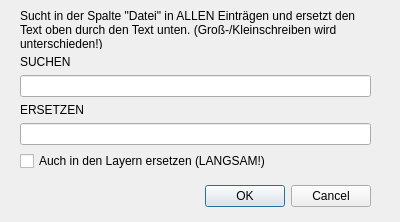
<?xml version="1.0" encoding="UTF-8"?>
<ui version="4.0">
 <class>SlotStoreRenameDialog</class>
 <widget class="QDialog" name="SlotStoreRenameDialog">
  <property name="geometry">
   <rect>
    <x>0</x>
    <y>0</y>
    <width>400</width>
    <height>222</height>
   </rect>
  </property>
  <property name="windowTitle">
   <string>Dateienpfad umbenennen</string>
  </property>
  <widget class="QDialogButtonBox" name="buttonBox">
   <property name="geometry">
    <rect>
     <x>30</x>
     <y>180</y>
     <width>341</width>
     <height>32</height>
    </rect>
   </property>
   <property name="orientation">
    <enum>Qt::Horizontal</enum>
   </property>
   <property name="standardButtons">
    <set>QDialogButtonBox::Cancel|QDialogButtonBox::Ok</set>
   </property>
  </widget>
  <widget class="QWidget" name="layoutWidget">
   <property name="geometry">
    <rect>
     <x>20</x>
     <y>10</y>
     <width>351</width>
     <height>161</height>
    </rect>
   </property>
   <layout class="QVBoxLayout" name="verticalLayout">
    <item>
     <widget class="QLabel" name="description">
      <property name="text">
       <string>Sucht in der Spalte &quot;Datei&quot; in ALLEN Einträgen und ersetzt den Text oben durch den Text unten. (Groß-/Kleinschreiben wird unterschieden!)</string>
      </property>
      <property name="textFormat">
       <enum>Qt::AutoText</enum>
      </property>
      <property name="scaledContents">
       <bool>false</bool>
      </property>
      <property name="wordWrap">
       <bool>true</bool>
      </property>
     </widget>
    </item>
    <item>
     <widget class="QLabel" name="label_1">
      <property name="text">
       <string>SUCHEN</string>
      </property>
     </widget>
    </item>
    <item>
     <widget class="QLineEdit" name="replaceWhatField"/>
    </item>
    <item>
     <widget class="QLabel" name="label_2">
      <property name="text">
       <string>ERSETZEN</string>
      </property>
     </widget>
    </item>
    <item>
     <widget class="QLineEdit" name="replaceWithField"/>
    </item>
    <item>
     <widget class="QCheckBox" name="replaceSlotsCheckBox">
      <property name="text">
       <string>Auch in den Layern ersetzen (LANGSAM!)</string>
      </property>
     </widget>
    </item>
   </layout>
  </widget>
 </widget>
 <resources/>
 <connections>
  <connection>
   <sender>buttonBox</sender>
   <signal>accepted()</signal>
   <receiver>SlotStoreRenameDialog</receiver>
   <slot>accept()</slot>
   <hints>
    <hint type="sourcelabel">
     <x>248</x>
     <y>254</y>
    </hint>
    <hint type="destinationlabel">
     <x>157</x>
     <y>274</y>
    </hint>
   </hints>
  </connection>
  <connection>
   <sender>buttonBox</sender>
   <signal>rejected()</signal>
   <receiver>SlotStoreRenameDialog</receiver>
   <slot>reject()</slot>
   <hints>
    <hint type="sourcelabel">
     <x>316</x>
     <y>260</y>
    </hint>
    <hint type="destinationlabel">
     <x>286</x>
     <y>274</y>
    </hint>
   </hints>
  </connection>
 </connections>
</ui>
